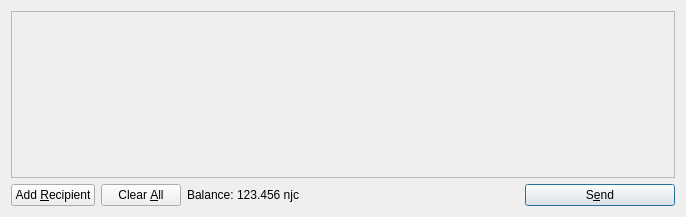
<?xml version="1.0" encoding="UTF-8"?>
<ui version="4.0">
 <class>SendCoinsDialog</class>
 <widget class="QDialog" name="SendCoinsDialog">
  <property name="geometry">
   <rect>
    <x>0</x>
    <y>0</y>
    <width>686</width>
    <height>217</height>
   </rect>
  </property>
  <property name="windowTitle">
   <string>Send Coins</string>
  </property>
  <layout class="QVBoxLayout" name="verticalLayout">
   <item>
    <widget class="QScrollArea" name="scrollArea">
     <property name="widgetResizable">
      <bool>true</bool>
     </property>
     <widget class="QWidget" name="scrollAreaWidgetContents">
      <property name="geometry">
       <rect>
        <x>0</x>
        <y>0</y>
        <width>666</width>
        <height>165</height>
       </rect>
      </property>
      <layout class="QVBoxLayout" name="verticalLayout_2">
       <property name="margin">
        <number>0</number>
       </property>
       <item>
        <layout class="QVBoxLayout" name="entries">
         <property name="spacing">
          <number>6</number>
         </property>
        </layout>
       </item>
       <item>
        <spacer name="verticalSpacer">
         <property name="orientation">
          <enum>Qt::Vertical</enum>
         </property>
         <property name="sizeHint" stdset="0">
          <size>
           <width>20</width>
           <height>40</height>
          </size>
         </property>
        </spacer>
       </item>
      </layout>
     </widget>
    </widget>
   </item>
   <item>
    <layout class="QHBoxLayout" name="horizontalLayout">
     <item>
      <widget class="QPushButton" name="addButton">
       <property name="toolTip">
        <string>Send to multiple recipients at once</string>
       </property>
       <property name="text">
        <string>Add &amp;Recipient</string>
       </property>
       <property name="icon">
        <iconset resource="../bitcoin.qrc">
         <normaloff>:/icons/add</normaloff>:/icons/add</iconset>
       </property>
       <property name="autoDefault">
        <bool>false</bool>
       </property>
      </widget>
     </item>
     <item>
      <widget class="QPushButton" name="clearButton">
       <property name="sizePolicy">
        <sizepolicy hsizetype="Minimum" vsizetype="Fixed">
         <horstretch>0</horstretch>
         <verstretch>0</verstretch>
        </sizepolicy>
       </property>
       <property name="toolTip">
        <string>Remove all transaction fields</string>
       </property>
       <property name="text">
        <string>Clear &amp;All</string>
       </property>
       <property name="icon">
        <iconset resource="../bitcoin.qrc">
         <normaloff>:/icons/remove</normaloff>:/icons/remove</iconset>
       </property>
       <property name="autoRepeatDelay">
        <number>300</number>
       </property>
       <property name="autoDefault">
        <bool>false</bool>
       </property>
      </widget>
     </item>
     <item>
      <layout class="QHBoxLayout" name="horizontalLayout_2">
       <property name="spacing">
        <number>3</number>
       </property>
       <item>
        <widget class="QLabel" name="label">
         <property name="text">
          <string>Balance:</string>
         </property>
        </widget>
       </item>
       <item>
        <widget class="QLabel" name="labelBalance">
         <property name="cursor">
          <cursorShape>IBeamCursor</cursorShape>
         </property>
         <property name="text">
          <string>123.456 njc</string>
         </property>
         <property name="textInteractionFlags">
          <set>Qt::LinksAccessibleByMouse|Qt::TextSelectableByKeyboard|Qt::TextSelectableByMouse</set>
         </property>
        </widget>
       </item>
      </layout>
     </item>
     <item>
      <spacer name="horizontalSpacer">
       <property name="orientation">
        <enum>Qt::Horizontal</enum>
       </property>
       <property name="sizeHint" stdset="0">
        <size>
         <width>40</width>
         <height>20</height>
        </size>
       </property>
      </spacer>
     </item>
     <item>
      <widget class="QPushButton" name="sendButton">
       <property name="minimumSize">
        <size>
         <width>150</width>
         <height>0</height>
        </size>
       </property>
       <property name="toolTip">
        <string>Confirm the send action</string>
       </property>
       <property name="text">
        <string>S&amp;end</string>
       </property>
       <property name="icon">
        <iconset resource="../bitcoin.qrc">
         <normaloff>:/icons/send</normaloff>:/icons/send</iconset>
       </property>
       <property name="default">
        <bool>true</bool>
       </property>
      </widget>
     </item>
    </layout>
   </item>
  </layout>
 </widget>
 <resources>
  <include location="../bitcoin.qrc"/>
 </resources>
 <connections/>
</ui>
